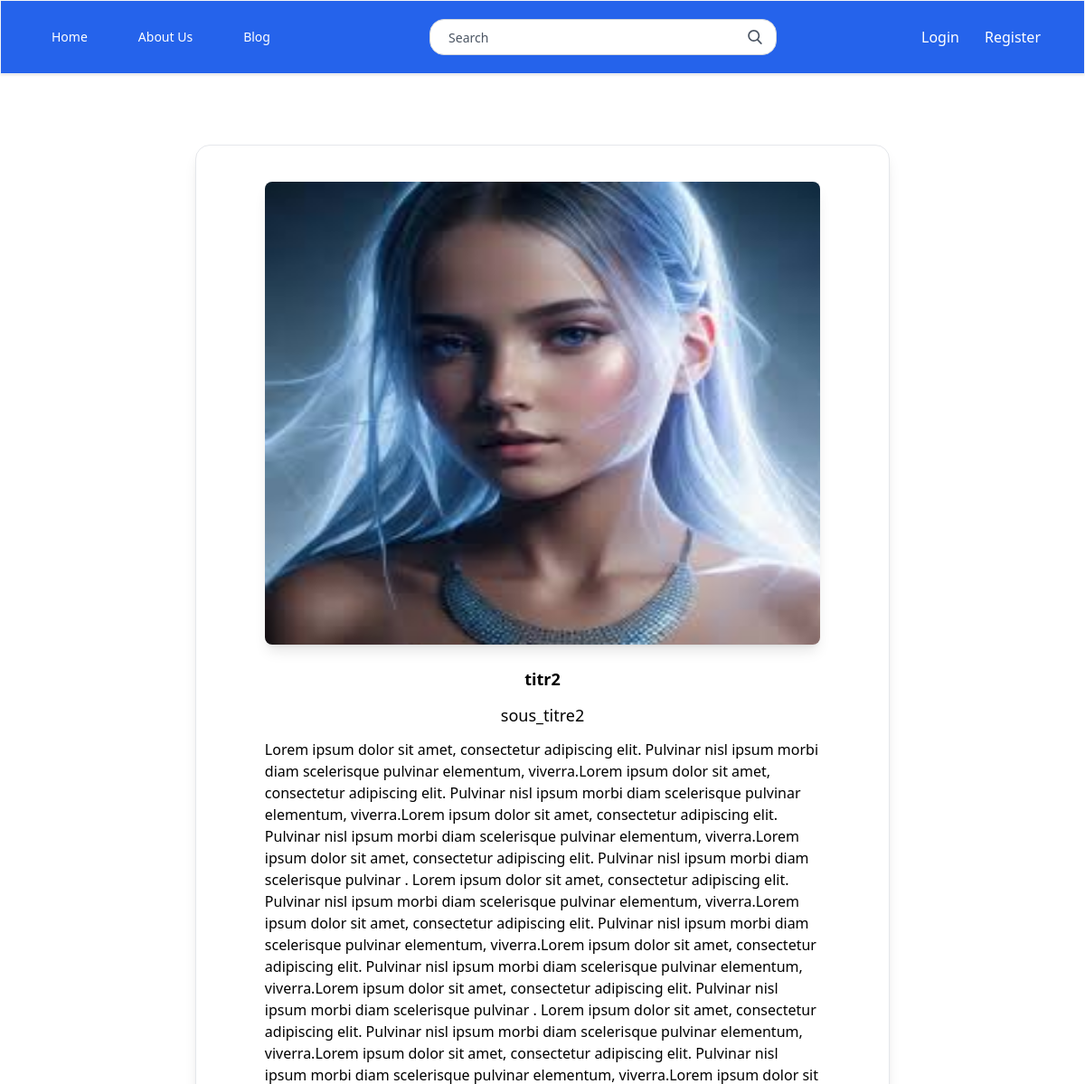
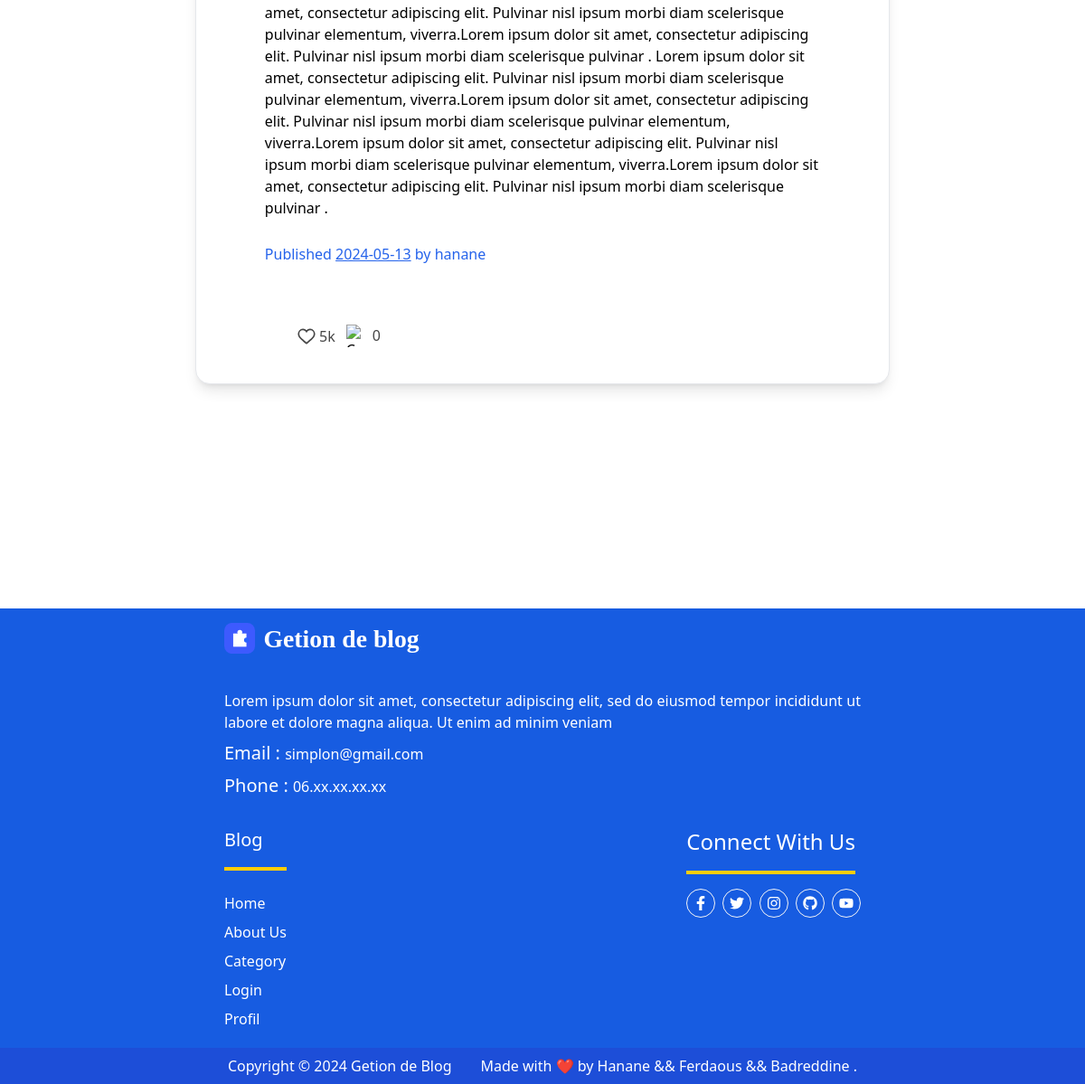
Page /Article.php?id=7 on the committed database (2 pictures, top to bottom).
### tables this page shows
CREATE TABLE `articles` (
  `id_article` int(11) NOT NULL,
  `titre` varchar(100) NOT NULL,
  `sous_titre` varchar(100) DEFAULT NULL,
  `image_article` varchar(250) NOT NULL,
  `contenu` text NOT NULL,
  `date_publication` date DEFAULT NULL,
  `id_utilisateur` int(11) DEFAULT NULL,
  `id_categorie` int(11) DEFAULT NULL
);

CREATE TABLE `utilisateurs` (
  `id_utilisateur` int(11) NOT NULL,
  `nom_utilisateur` varchar(50) NOT NULL,
  `email` varchar(100) NOT NULL,
  `mot_de_passe` varchar(255) NOT NULL,
  `id_role` int(11) DEFAULT NULL,
  `mobil` varchar(20) DEFAULT NULL,
  `lastname` varchar(50) DEFAULT NULL
);

### Article.php (the view, shortened to what this page needs)
<?php
include 'connection.php';
if (isset($_GET['id']) && !empty($_GET['id'])) {
    $id_article = $_GET['id'];
    $requete = "SELECT articles.*, utilisateurs.nom_utilisateur
                FROM articles
                JOIN utilisateurs ON articles.id_utilisateur = utilisateurs.id_utilisateur
                WHERE articles.id_article = :id_article";
    $statement = $bddPDO->prepare($requete);
    $statement->execute(array(':id_article' => $id_article));
    $row = $statement->fetch(PDO::FETCH_ASSOC);
    $commentQuery = "SELECT commentaires.*, utilisateurs.nom_utilisateur
                     FROM commentaires
                     JOIN utilisateurs ON commentaires.id_utilisateur = utilisateurs.id_utilisateur
                     WHERE commentaires.id_article = :id_article
                     ORDER BY date_commentaire DESC";
    $commentStatement = $bddPDO->prepare($commentQuery);
    $commentStatement->execute(array(':id_article' => $id_article));
    $comments = $commentStatement->fetchAll(PDO::FETCH_OBJ);
} else {
    echo "Identifiant de l'article non spécifié dans l'URL.";
    exit;
}
?>
<!DOCTYPE html>
<html lang="en">
<head>
    <link rel="stylesheet" href="style.css">
</head>
<body class="flex flex-col items-center justify-center">
<?php include 'navbar.php'; ?>
<section class="container items-center flex justify-center py-20 mt-20">
    <div class="mb-32 relative items-center justify-center py-10 md:w-9/12 bg-white border border-gray-200 shadow-lg rounded-2xl">
        <div class="mb-12 flex flex-wrap justify-center">
            <div class="w-full shrink-0 grow-0 basis-auto px-3 md:w-10/12">
                <div class="relative mb-6 img-article overflow-hidden rounded-lg bg-cover bg-no-repeat shadow-lg dark:shadow-black/20" data-te-ripple-init data-te-ripple-color="light">
                    <img src="<?php echo htmlspecialchars($row['image_article'], ENT_QUOTES, 'UTF-8'); ?>" class="w-full" alt="Article Image"/>
                </div>
            </div>
            <div class="w-full shrink-0 grow-0 basis-auto md:w-10/12 px-3">
                <div class="text-center">
                    <h5 class="mb-3 text-lg font-bold"><?php echo htmlspecialchars($row['titre'], ENT_QUOTES, 'UTF-8'); ?></h5>
                    <h5 class="mb-3 text-lg"><?php echo htmlspecialchars($row['sous_titre'], ENT_QUOTES, 'UTF-8'); ?></h5>
                </div>
                <p class="mb-6 w-full"><?php echo htmlspecialchars($row['contenu'], ENT_QUOTES, 'UTF-8'); ?></p>
                <div class="justify-end">
                    <p class="mb-4 text-blue-600 dark:text-neutral-300 text-xl">
                        <small>Published <u><?php echo htmlspecialchars($row['date_publication'], ENT_QUOTES, 'UTF-8'); ?></u> by <a href="#!"><?php echo htmlspecialchars($row['nom_utilisateur'], ENT_QUOTES, 'UTF-8'); ?></a></small>
                    </p>
                </div>
            </div>
        </div>
        <div class="flex items-center space-x-3 ml-28">
           <div class="flex items-center gap-1 text-gray-600 hover:text-gray-900 cursor-pointer" onclick="likeArticle(<?php echo $row['id_article']; ?>)">
    <span class="text-[#464646]">5k</span>
</div>
            <button id="comment-btn" class="flex gap-1">
                <img src="https://encrypted-tbn0.gstatic.com/images?q=tbn:ANd9GcRXMjNvC8B_jmTrgCxLhnjEsVatUlZcgdvJiKKndG3OBvBR3WCvokt2J_RiDgrsNea9jZA&amp;usqp=CAU" class="sFlh5c pT0Scc" alt="Comment Icon" style="max-width: 25px; width: 25px; height: 25px;">
                <span class="text-[#464646]"><?php echo count($comments); ?></span>
            </button>
        </div>
    </div>
</section>
<?php include 'footer.php'; ?>
</body>
</html>

### style.css (style rules this page uses)
html, :host { line-height: 1.5; -webkit-text-size-adjust: 100%; -moz-tab-size: 4; -o-tab-size: 4; tab-size: 4; font-family: ui-sans-serif, system-ui, sans-serif, "Apple Color Emoji", "Segoe UI Emoji", "Segoe UI Symbol", "Noto Color Emoji"; font-feature-settings: normal; font-variation-settings: normal; -webkit-tap-highlight-color: transparent; }
body { margin: 0; line-height: inherit; }
h1, h2, h3, h4, h5, h6 { font-size: inherit; font-weight: inherit; }
a { color: inherit; text-decoration: inherit; }
small { font-size: 80%; }
button, input, optgroup, select, textarea { font-family: inherit; font-feature-settings: inherit; font-variation-settings: inherit; font-size: 100%; font-weight: inherit; line-height: inherit; letter-spacing: inherit; color: inherit; margin: 0; padding: 0; }
button, select { text-transform: none; }
button, input:where([type='button']), input:where([type='reset']), input:where([type='submit']) { -webkit-appearance: button; background-color: transparent; background-image: none; }
blockquote, dl, dd, h1, h2, h3, h4, h5, h6, hr, figure, p, pre { margin: 0; }
button, [role="button"] { cursor: pointer; }
img, svg, video, canvas, audio, iframe, embed, object { display: block; vertical-align: middle; }
img, video { max-width: 100%; height: auto; }
.container { width: 100%; }
@media (min-width: 640px) { .container { max-width: 640px; } }
@media (min-width: 768px) { .container { max-width: 768px; } }
@media (min-width: 1024px) { .container { max-width: 1024px; } }
.relative { position: relative; }
.mb-12 { margin-bottom: 3rem; }
.mb-3 { margin-bottom: 0.75rem; }
.mb-32 { margin-bottom: 8rem; }
.mb-4 { margin-bottom: 1rem; }
.mb-6 { margin-bottom: 1.5rem; }
.ml-28 { margin-left: 7rem; }
.mt-20 { margin-top: 5rem; }
.flex { display: flex; }
.w-full { width: 100%; }
.shrink-0 { flex-shrink: 0; }
.grow-0 { flex-grow: 0; }
.basis-auto { flex-basis: auto; }
.cursor-pointer { cursor: pointer; }
.flex-col { flex-direction: column; }
.flex-wrap { flex-wrap: wrap; }
.items-center { align-items: center; }
.justify-end { justify-content: flex-end; }
.justify-center { justify-content: center; }
.gap-1 { gap: 0.25rem; }
.space-x-3 > :not([hidden]) ~ :not([hidden]) { --tw-space-x-reverse: 0; margin-right: calc(0.75rem * var(--tw-space-x-reverse)); margin-left: calc(0.75rem * calc(1 - var(--tw-space-x-reverse))); }
.overflow-hidden { overflow: hidden; }
.rounded-2xl { border-radius: 1rem; }
.rounded-lg { border-radius: 0.5rem; }
.border { border-width: 1px; }
.border-gray-200 { --tw-border-opacity: 1; border-color: rgb(229 231 235 / var(--tw-border-opacity)); }
.bg-white { --tw-bg-opacity: 1; background-color: rgb(255 255 255 / var(--tw-bg-opacity)); }
.bg-cover { background-size: cover; }
.bg-no-repeat { background-repeat: no-repeat; }
.px-3 { padding-left: 0.75rem; padding-right: 0.75rem; }
.py-10 { padding-top: 2.5rem; padding-bottom: 2.5rem; }
.py-20 { padding-top: 5rem; padding-bottom: 5rem; }
.text-center { text-align: center; }
.text-lg { font-size: 1.125rem; line-height: 1.75rem; }
.text-xl { font-size: 1.25rem; line-height: 1.75rem; }
.font-bold { font-weight: 700; }
.text-\[\#464646\] { --tw-text-opacity: 1; color: rgb(70 70 70 / var(--tw-text-opacity)); }
.text-blue-600 { --tw-text-opacity: 1; color: rgb(37 99 235 / var(--tw-text-opacity)); }
.text-gray-600 { --tw-text-opacity: 1; color: rgb(75 85 99 / var(--tw-text-opacity)); }
.shadow-lg { --tw-shadow: 0 10px 15px -3px rgb(0 0 0 / 0.1), 0 4px 6px -4px rgb(0 0 0 / 0.1); --tw-shadow-colored: 0 10px 15px -3px var(--tw-shadow-color), 0 4px 6px -4px var(--tw-shadow-color); box-shadow: var(--tw-ring-offset-shadow, 0 0 #0000), var(--tw-ring-shadow, 0 0 #0000), var(--tw-shadow); }
.img-article img { width:100%; height: 64vh ; max-width: 100%; }
@media (min-width: 768px) { .md\:w-10\/12 { width: 83.333333%; } }
@media (min-width: 768px) { .md\:w-9\/12 { width: 75%; } }

### rows in the picture
articles: image_article (picture), titre "titr2", sous_titre "sous_titre2", contenu "Lorem ipsum dolor sit amet, consectetur adipiscing elit. Pulvinar nisl ipsum morbi diam scelerisque pulvinar elementum, viverra.Lorem ipsum dolor sit amet, consectetur adipiscing elit. Pulvinar nisl ipsum morbi diam scelerisque pulvinar elementum, viverra.Lorem ipsum dolor sit amet, consectetur adipiscing elit. Pulvinar nisl ipsum morbi diam scelerisque pulvinar elementum, viverra.Lorem ipsum dolor sit amet, consectetur adipiscing elit. Pulvinar nisl ipsum morbi diam scelerisque pulvinar . Lorem ipsum dolor sit amet, consectetur adipiscing elit. Pulvinar nisl ipsum morbi diam scelerisque pulvinar elementum, viverra.Lorem ipsum dolor sit amet, consectetur adipiscing elit. Pulvinar nisl ipsum…", date_publication "2024-05-13", id_utilisateur.nom_utilisateur "hanane"

### other values in the picture
count($comments) "0"
